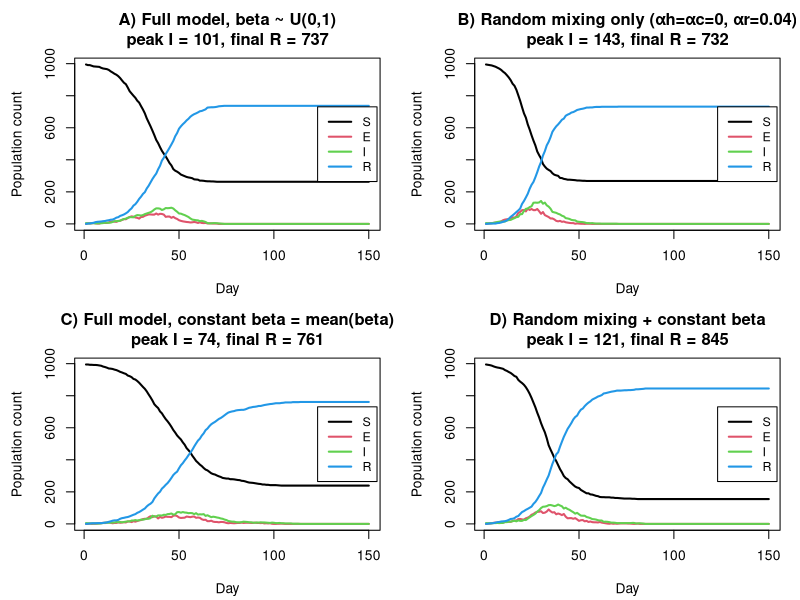

Here is the R script that generated this plot:
make_households <- function(n, hmax, seed = NULL, shuffle = TRUE, return_sizes = FALSE) {
  ## Generate a vector h of household IDs (integers) of length n.
  ## Household sizes are uniformly distributed between 1 and hmax.
  ## Includes safety checks and dynamic batch sampling for efficiency.
  ## Optional: reproducible seed, random shuffle, and returning size summary.
  ## Returns integer vector h where same number indicates same household.
  
  ## If seed is provided, set RNG seed for reproducibility
  if (!is.null(seed)) set.seed(seed)
  
  ## Convert to integer explicitly
  n <- as.integer(n)
  hmax <- as.integer(hmax)
  
  ## --- Initialize ---
  sizes <- integer(0)   ## store sampled household sizes
  total <- 0            ## total number of people generated so far
  
  ## Dynamic batch size: ensures efficiency and prevents over-allocation
  batch <- min(max(50, ceiling(n / 10)), 10000)
  
  ## --- Sampling loop ---
  ## Keep sampling household sizes until we have enough to cover n individuals
  while (total < n) {
    new_sizes <- sample.int(hmax, size = batch, replace = TRUE)  ## uniform sizes 1:hmax
    sizes <- c(sizes, new_sizes)   ## append new sampled sizes
    total <- total + sum(new_sizes)## update total count
  }
  
  ## --- Adjust to exactly n ---
  cs <- cumsum(sizes)                 ## cumulative total of individuals
  last <- which(cs >= n)[1]           ## find last needed household
  sizes <- sizes[1:last]              ## keep only needed households
  sizes[last] <- sizes[last] - (cs[last] - n)  ## adjust last one to fit exactly
  
  ## If the last household ends up with size 0, remove it
  if (sizes[length(sizes)] == 0) {
    sizes <- sizes[-length(sizes)]
  }
  
  ## --- Construct household ID vector ---
  h <- rep.int(seq_along(sizes), times = sizes)  ## repeat household id per member
  
  ## Sanity check: ensure final length matches target n
  if (length(h) != n) stop("Internal error: generated h has wrong length")
  
  ## --- Optional shuffle ---
  ## Randomize order of individuals if requested
  if (isTRUE(shuffle)) {
    h <- sample(h, length(h), replace = FALSE)
  }
  
  ## --- Return ---
  ## Optionally return both household vector and size summary
  if (isTRUE(return_sizes)) {
    result <- list(h = h, sizes = as.integer(table(h)))
  } else {
    result <- h
  }
  
  ## Print output for verification
  print(result)
  
  ## Return invisibly (so print happens only once)
  invisible(result)
}

make_households(n = 1000, hmax = 5, seed = 123, return_sizes = TRUE)

# = Step 2: Build non-household contact network =
# ===============================================
# Function: get.net(beta, nc = 15, h = NULL)
# Builds a symmetric network of regular (non-household) contacts.
# If household vector h is provided, excludes within-household links.
# Returns a list 'alink' where alink[[i]] are contacts of person i.

get.net <- function(beta, nc = 15, h = NULL) {

  n    <- length(beta)                      ## total number of individuals
  bbar <- mean(beta)                        ## mean of contact propensity (beta)
  if (n < 2L) return(vector("list", n))     ## no edges possible if fewer than 2 people

  cst  <- nc / (bbar^2 * (n - 1))           ## constant ensuring expected degree = nc
  alink <- vector("list", n)                ## initialize empty list for adjacency info

  HH <- NULL                                ## initialize household membership index
  if (!is.null(h)) {                        ## only build household index if h is provided
    H_ids <- unique(h)                      ## get all unique household IDs
    HH <- vector("list", length(H_ids))     ## create list to hold members of each household
    names(HH) <- as.character(H_ids)        ## name each list element by its household ID
    for (hid in H_ids) {                    ## loop over each household
      HH[[as.character(hid)]] <- which(h == hid)  ## store member indices of this household
    }
  }

  for (i in 1:(n - 1)) {                    ## loop over all individuals except last
    js <- (i + 1):n                         ## potential partners are those after i (avoid duplicates)
    if (!is.null(HH)) {                     ## if household info exists
      hid <- h[i]                           ## get household ID of person i
      hh_members <- HH[[as.character(hid)]] ## get all members in i’s household
      if (length(hh_members))               ## if household not empty
        js <- setdiff(js, hh_members)       ## remove household members from potential partners
    }
    if (length(js) == 0) next               ## skip if no eligible partners left

    p <- cst * beta[i] * beta[js]           ## edge probability for each (i,j) pair
    p[p < 0] <- 0; p[p > 1] <- 1            ## ensure probabilities remain in [0,1]

    u <- runif(length(js))                  ## draw uniform random numbers for each potential link
    keep <- which(u < p)                    ## select links where random number < probability

    if (length(keep)) {                     ## if any links are formed
      nbrs <- js[keep]                      ## get indices of connected individuals
      alink[[i]] <- c(alink[[i]], nbrs)     ## add neighbors to i’s adjacency list
      for (j in nbrs) {                     ## for each neighbor j
        alink[[j]] <- c(alink[[j]], i)      ## add i to j’s adjacency list (symmetry)
      }
    }
  }

  for (i in seq_len(n)) {                   ## clean adjacency list for each person
    if (length(alink[[i]]) > 1)             ## only if person has more than one neighbor
      alink[[i]] <- sort(unique(alink[[i]]))## remove duplicates and sort for consistency
  }

  return(alink)                             ## return final list of contact links
}

# = Step 3: SEIR simulator with households & contact network =
# ============================================================
# Implements:
# - E->I with daily probability gamma, I->R with daily probability delta.
# - S->E via three independent channels (household, contact network, random mix).
# Independence => multiply "no-infection" probabilities from each channel.
# Random mixing uses the standard small-p exponential approximation:
#   prod_i (1 - c_mix * beta_S * beta_i)  ≈  exp(- c_mix * beta_S * sum(beta_I))
# (Exact version is provided below commented; slower for large n.)

nseir <- function(beta, h, alink,
                  alpha = c(0.1, 0.01, 0.01), # c(alpha_h, alpha_c, alpha_r)
                  delta = 0.2,
                  gamma = 0.4,
                  nc    = 15,
                  nt    = 100,
                  pinf  = 0.005) {
  n     <- length(beta)
  stopifnot(length(h) == n, length(alink) == n)
  
  bbar  <- mean(beta)
  tvec  <- seq_len(nt)
  S_CODE <- 1L; E_CODE <- 2L; I_CODE <- 3L; R_CODE <- 4L
  
  # Initial states
  state <- rep.int(S_CODE, n)
  nI0   <- max(1L, round(pinf * n))
  initI <- sample.int(n, size = nI0, replace = FALSE)
  state[initI] <- I_CODE
  
  # Household membership index lists
  H_ids <- unique(h)
  HH <- vector("list", length(H_ids))
  names(HH) <- as.character(H_ids)
  for (hid in H_ids) HH[[as.character(hid)]] <- which(h == hid)
  
  # Output time series
  S_daily <- integer(nt)
  E_daily <- integer(nt)
  I_daily <- integer(nt)
  R_daily <- integer(nt)
  
  # Random mixing constant (shares nc with network, per brief)
  c_mix <- alpha[3] * nc / (bbar^2 * (n - 1))
  
  for (tt in tvec) {
    indS <- which(state == S_CODE)
    indE <- which(state == E_CODE)
    indI <- which(state == I_CODE)
    indR <- which(state == R_CODE)
    
    # Record totals
    S_daily[tt] <- length(indS)
    E_daily[tt] <- length(indE)
    I_daily[tt] <- length(indI)
    R_daily[tt] <- length(indR)
    
    # E -> I
    if (length(indE)) {
      uEI <- runif(length(indE))
      toI <- indE[uEI < gamma]
      if (length(toI)) state[toI] <- I_CODE
    }
    
    # I -> R
    indI <- which(state == I_CODE)
    if (length(indI)) {
      uIR <- runif(length(indI))
      toR <- indI[uIR < delta]
      if (length(toR)) state[toR] <- R_CODE
    }
    
    # New infections S -> E (if both S and I exist)
    indS <- which(state == S_CODE)
    indI <- which(state == I_CODE)
    if (length(indS) && length(indI)) {
      # Household exposures: for each S, count Infectious in same HH
      I_by_hh <- integer(length(H_ids)); names(I_by_hh) <- as.character(H_ids)
      I_tab <- table(h[indI])
      if (length(I_tab)) I_by_hh[names(I_tab)] <- as.integer(I_tab)
      H_I_per_S <- I_by_hh[as.character(h[indS])]
      Pnh <- (1 - alpha[1])^H_I_per_S
      
      # Contact-network exposures: for each S, count Infectious neighbors
      I_flag <- logical(n); I_flag[indI] <- TRUE
      C_I_per_S <- integer(length(indS))
      for (k in seq_along(indS)) {
        j <- indS[k]
        nbrs <- alink[[j]]
        if (length(nbrs)) C_I_per_S[k] <- sum(I_flag[nbrs])
      }
      Pnc <- (1 - alpha[2])^C_I_per_S
      
      # Random mixing exposures: exponential approximation (fast)
      sum_beta_I <- sum(beta[indI])
      Pnr <- exp(- c_mix * beta[indS] * sum_beta_I)
      
      # --- Exact (slower) version for reference ---
      # Pnr <- exp(colSums(log1p(- c_mix * outer(beta[indS], beta[indI]))))
      
      # Combine independent channels
      P_not_infected <- Pnh * Pnc * Pnr
      P_infected     <- 1 - P_not_infected
      
      # Apply infections
      uSE <- runif(length(indS))
      toE <- indS[uSE < P_infected]
      if (length(toE)) state[toE] <- E_CODE
    }
  }
  
  out <- list(S = S_daily, E = E_daily, I = I_daily, R = R_daily, t = tvec)
  return(out)
}

# =======================================
# = Step 4: Plotting of SEIR trajectories
# =======================================

plot_nseir <- function(sim, main = "SEIR with Households & Contacts") {
  stopifnot(all(c("S","E","I","R","t") %in% names(sim)))
  mat <- cbind(S = sim$S, E = sim$E, I = sim$I, R = sim$R)
  op <- par(mar = c(4.2, 4.5, 3.5, 1.2))
  on.exit(par(op))
  matplot(sim$t, mat, type = "l", lwd = 2,
          xlab = "Day", ylab = "Population count", main = main,
          lty = 1) # make legend lty consistent
  legend("right", inset = 0.01, lwd = 2, col = 1:4, lty = 1,
         legend = c("S","E","I","R"), bg = "white", cex = 0.9)
}

# =========================================================
# = Step 5: Compare 4 scenarios & side-by-side plotting   =
# =========================================================
# Scenarios:
# A) Full model, beta ~ U(0,1)
# B) Random mixing only (alpha_h = alpha_c = 0, alpha_r = 0.04)
# C) Full model, constant beta = mean(beta)
# D) Random mixing + constant beta
# For fair comparison, we use one RNG seed at the start, but do not
# re-seed inside each simulation to avoid accidental identical draws.

run_four_scenarios <- function(n = 1000, nt = 150, hmax = 5, nc = 15,
                               alpha_full = c(0.1, 0.01, 0.01),
                               alpha_random_only = c(0, 0, 0.04),
                               delta = 0.2, gamma = 0.4, pinf = 0.005,
                               seed = 1) {
  if (!is.null(seed)) set.seed(seed)
  
  betaA <- runif(n, 0, 1)
  h     <- make_households(n, hmax = hmax)  # uses current RNG stream
  alink <- get.net(betaA, nc = nc, h = h)
  
  simA <- nseir(betaA, h, alink,
                alpha = alpha_full, delta = delta, gamma = gamma,
                nc = nc, nt = nt, pinf = pinf)
  
  simB <- nseir(betaA, h, alink,
                alpha = alpha_random_only, delta = delta, gamma = gamma,
                nc = nc, nt = nt, pinf = pinf)
  
  betaC <- rep(mean(betaA), n)
  alinkC <- get.net(betaC, nc = nc, h = h)
  
  simC <- nseir(betaC, h, alinkC,
                alpha = alpha_full, delta = delta, gamma = gamma,
                nc = nc, nt = nt, pinf = pinf)
  
  simD <- nseir(betaC, h, alinkC,
                alpha = alpha_random_only, delta = delta, gamma = gamma,
                nc = nc, nt = nt, pinf = pinf)
  
  # Helper to compose a compact title with peak I and final R
  mk_title <- function(lbl, sim) {
    peakI <- max(sim$I)
    finR  <- tail(sim$R, 1)
    paste0(lbl, "\npeak I = ", peakI, ", final R = ", finR)
  }
  
  op <- par(mfrow = c(2, 2), mar = c(4.2, 4.5, 3.5, 1.2))
  on.exit(par(op), add = TRUE)
  plot_nseir(simA, main = mk_title("A) Full model, beta ~ U(0,1)", simA))
  plot_nseir(simB, main = mk_title("B) Random mixing only (αh=αc=0, αr=0.04)", simB))
  plot_nseir(simC, main = mk_title("C) Full model, constant beta = mean(beta)", simC))
  plot_nseir(simD, main = mk_title("D) Random mixing + constant beta", simD))
  
  invisible(list(A = simA, B = simB, C = simC, D = simD,
                 betaA = betaA, betaC = betaC, h = h,
                 alinkA = alink, alinkC = alinkC))
}

################################################################################
#                          — End of function definitions —                     #
################################################################################

# ===========================
# Example: run the scenarios
# ===========================
# (Reproducible with a single seed at the start; no reseeding inside.)

set.seed(42)
res <- run_four_scenarios(
  n = 1000,
  nt = 150,
  hmax = 5,
  nc = 15,
  alpha_full = c(0.1, 0.01, 0.01),
  alpha_random_only = c(0, 0, 0.04),
  delta = 0.2,
  gamma = 0.4,
  pinf = 0.005,
  seed = NULL  # already seeded above; leave NULL to avoid resetting inside
)

# ---------------------------
# Brief commentary (Step 5):
# ---------------------------
#  runs, scenarios with structured mixing (A, C) produce
# - slightly later and/or lower peaks than pure random mixing (B, D),
# - smaller final size when heterogeneity in beta is present (A vs C),
# consistent with the notes: variability and clustering suppress spread.
# Random mixing with elevated αr (B, D) tends to raise peak I and final R.
